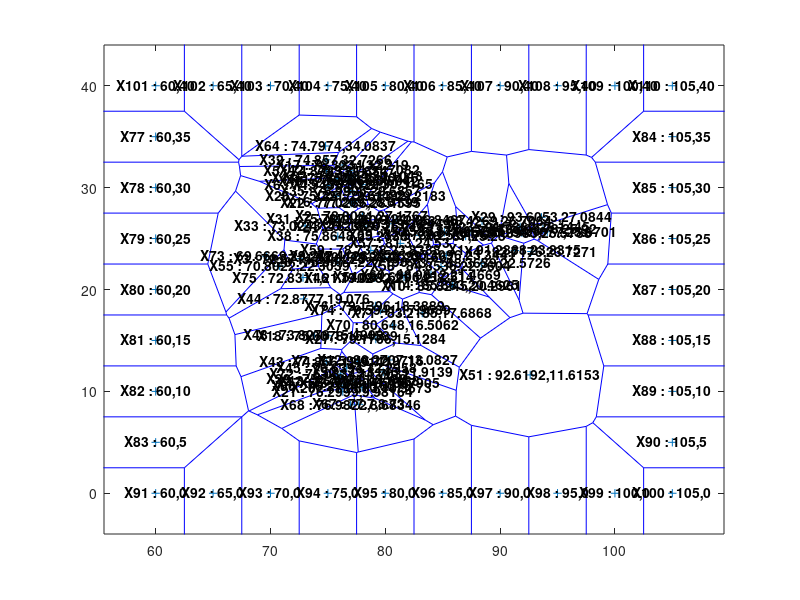

Here is the MATLAB script that generated this plot: (Note: this script raises an error after producing the figure.)
figure()
% Location (Latitude, Longitude) of Centers
X = [91.2867777	23.831457	;
78.0080745	27.1766701	;
72.5713621	23.022505	;
92.7176389	23.727107	;
74.8722642	31.6339793	;
74.9454745	30.210994	;
77.5945627	12.9715987	;
87	25.25	;
77.412615	23.2599333	;
85.8245398	20.2960587	;
76.7567368	30.7399738	;
80.2707184	13.0826802	;
76.9558321	11.0168445	;
85.8829895	20.462521	;
78.0321918	30.3164945	;
77.2090212	28.6139391	;
76.3234037	32.219042	;
75.007808	15.4589236	;
93.73	25.92	;
77.9802906	10.3673123	;
76.2998842	9.9816358	;
77.0266383	28.4594965	;
91.7362365	26.1445169	;
78.1828308	26.2182871	;
79.5129767	29.2182644	;
75.7216527	29.1491875	;
79.1766114	15.1283849	;
75.8577258	22.7195687	;
93.6053163	27.0843682	;
79.933333	23.166667	;
75.7872709	26.9124336	;
74.8570259	32.7266016	;
73.0243094	26.2389469	;
80.3318736	26.449923	;
76.9904825	29.6856929	;
94.1077	25.6701	;
88.363895	22.572646	;
75.8647527	25.2138156	;
75.78041	11.2587531	;
80.946166	26.8466937	;
75.8572758	30.900965	;
76.9313675	31.7081655	;
74.8559568	12.9141417	;
72.8776559	19.0759837	;
76.6393805	12.2958104	;
79.0881546	21.1458004	;
76.6547932	10.7867303	;
73.8278496	15.4909301	;
76.860565	30.6942091	;
85.144	25.611	;
92.619209	11.615309	;
79.8144722	11.9138598	;
87.466667	25.783333	;
81.6296413	21.2513844	;
70.8021599	22.3038945	;
85.309562	23.3440997	;
81.3	24.53	;
84.8535844	22.260423	;
78.7378068	23.838805	;
83.9811665	21.4668716	;
91.8932535	25.5787726	;
77.1734033	31.1048145	;
88.4268741	26.7083818	;
74.7973681	34.0836581	;
78.7046725	10.7904833	;
76.2144349	10.5276416	;
77.7	8.73	;
76.9821683	8.6834565	;
82.9739144	25.3176452	;
80.6480153	16.5061743	;
83.2184815	17.6868159	;
76.0833999	11.703206	;
69.6669324	23.2419997	;
79.5940544	17.9689008	;
72.8310607	21.1702401	;
79.1396338	18.3889254	 ;
60 35;
60 30;
60 25;
60 20;
60 15;
60 10;
60 05;
105 35;
105 30;
105 25;
105 20;
105 15;
105 10;
105 05;
60 0;
65 0;
70 0;
75 0;
80 0;
85 0;
90 0;
95 0;
100 0;
105 0;
60 40;
65 40;
70 40;
75 40;
80 40;
85 40;
90 40;
95 40;
100 40;
105 40];

voronoi(X(:,1),X(:,2))

% Assign labels to the points.
nump = size(X,1);
plabels = arrayfun(@(n) {sprintf('X%d : %d,%d', n, X(n,1), X(n,2))}, (1:nump)');
hold on
Hpl = text(X(:,1), X(:,2), plabels, 'FontWeight', ...
      'bold', 'HorizontalAlignment','center', ...
      'BackgroundColor', 'none');
  
dt = delaunayTriangulation(X);

[V,R] = voronoiDiagram(dt);

% Location (Latitude, Longitude) of Mandis
Y = [
93.7714464	25.8654824	;
84.6603307	25.5560443	;
77.949258	20.073989	;
74.9383153	17.4287331	;
74.1993043	30.1452928	;
72.78	24.48	;
79.4165048	26.7155368	;
79.8091	12.3959	;
78.1421905	27.2689973	;
75.713901	31.4329486	;
75.4715692	29.2822533	;
78.4471297	19.4230512	;
77.2728368	15.6322227	;
75.4985521	24.2321486	;
78.0080745	27.1766701	;
80.3227487	26.4329003	;
72.5713621	23.022505	;
71.9527304	22.3914318	;
75.827	30.678	;
74.7495916	19.0952075	;
79.2410128	25.8935522	;
92.7176389	23.727107	;
74.6399163	26.4498954	;
74.76	31.84	;
81.2534911	25.7012927	;
79.689499	26.0203301	;
74.7424852	32.8995235	;
76.2054416	17.5242162	;
75.0205283	17.882445	;
76.6	23.38	;
77	20.7	;
74.005428	19.5406298	;
76.3388484	9.4980667	;
76.5449647	10.6419924	;
72.8670819	18.6553938	;
80.9452724	26.904054	;
78.08	27.9	;
89.5271026	26.4918891	;
74.36	22.305	;
78.5031721	15.1344838	;
81.846311	25.4358011	;
76.3388484	9.4980667	;
77.4057855	23.2171371	;
77.2266653	15.3943076	;
76.345662	10.1075702	;
78.5027043	17.4980973	;
76.6345735	27.5529907	;
76.6345735	27.5529907	;
83.9	18.4167	;
77.75875	20.930385	;
76.0130784	30.46071	;
76.8485468	30.3610314	;
76.7766974	30.3781788	;
76.7699905	30.3880522	;
76.38	18.73	;
76.8259652	34.1490875	;
72.87	22	;
76.8259652	34.1490875	;
74.8722642	31.6339793	;
75.8926071	31.0793054	;
78.4673426	28.9043537	;
83.008781	17.686	;
72.951	22.556	;
83.2759219	27.1022603	;
81.3024603	21.184335	;
76.5054652	31.2344015	;
72.951	22.556	;
77.6005911	14.6818877	;
76.9064744	8.9300191	;
76.3753046	10.1849092	;
85.1510818	20.8444033	;
84.8815469	20.8817607	;
75.0538136	22.043094	;
72.99455	22.39127	;
73.0151984	21.6264236	;
75.43	15.43	;
77.106716	11.2321032	;
77.6904744	27.4583916	;
77.0613027	8.4143482	;
76.256111	13.313889	;
77.4182234	24.381131	;
75.6948288	11.6575643	;
76.8923768	29.4949184	;
86.9523954	23.6739452	;
86.99	23.68	;
77.7318495	24.5775148	;
76.715972	23.0180474	;
80.5743969	25.2867411	;
76.2800859	28.1056349	;
85.6306396	20.5173954	;
76.5329523	9.6679	;
80.6604364	27.1731576	;
83.775678	21.3690304	;
79.52	26.47	;
75.3433139	19.8761653	;
84.37	24.75	;
78.4837189	27.4426079	;
77.1772288	28.7031438	;
83.1859458	26.0737044	;
76.9844677	30.0755238	;
80.7048084	25.5503485	;
71.304167	21.844167	;
78.4037329	28.2636806	;
81.112712	26.471033	;
77.5644966	24.976938	;
79.1205419	28.0337088	;
75.3773549	23.0504394	;
75.2335788	23.0207891	;
75.2335788	23.0207891	;
75.815833	23.791111	;
74.9	22.03	;
74.9	22.03	;
75.6557206	16.1725355	;
75.6958	16.1817	;
77.7981834	13.784605	;
75.0940031	30.6856791	;
84.9219115	20.0764351	;
78.2675478	28.3540864	;
70.0172075	23.1379042	;
77.7795513	20.9374238	;
78.5300000	19.6700000	;
87.8279577	26.2643148	;
76.92	28.68	;
79.4956974	28.7780401	;
81.6	27.58	;
74.867	15.817	;
76.3000419	31.0578788	;
80.1838293	21.812876	;
86.2202962	23.0943913	;
77.3255963	28.3421598	;
84.1487319	25.7584381	;
82.1768018	27.4297064	;
85.1129236	20.1783322	;
84.0867636	19.3939238	;
78.225545	15.3181028	;
77.4831032	22.4729995	;
80.333333	25.483333	;
77.1270323	32.0255166	;
75.9970994	31.1826479	;
77.5945627	12.9715987	;
80.2126756	26.8917079	;
78.1349748	13.1267178	;
78.5348565	22.7690544	;
84.8958731	22.0963519	;
87.0650019	23.2290173	;
79.82127	27.9245892	;
76.6991907	30.5593402	;
77.083787	29.3384021	;
81.19	26.9400001	;
92.7171403	23.732685	;
88.351802	22.587092	;
74.58	18.15	;
77.0401544	30.2120078	;
88.144998	22.3425873	;
77.2606149	29.0998902	;
79.4304381	28.3670355	;
78.2307517	23.0056265	;
83.62	21.33	;
83.5949262	21.1901408	;
86.7504372	21.3411692	;
86.72	21.94	;
74.6524859	30.5379151	;
75.5467979	30.3819446	;
88.4040291	22.144201	;
75.6941478	18.2333856	;
88.6680652	22.3137155	;
78.732033	25.3748314	;
75.9056753	29.3641876	;
75.9056753	29.3641876	;
76.949722	17.872778	;
76.4042404	30.6861187	;
82.7633133	26.8176796	;
75.2028	31.8186	;
74.9454745	30.210994	;
75.3216488	33.1215891	;
77.2893606	26.9158088	;
79.1463868	29.1585345	;
78.3359475	23.6011232	;
86.13	25.42	;
75.618611	28.628333	;
88.5886864	26.591367	;
74.4976741	15.8496953	;
76.9214428	15.1393932	;
75.8571	13.1629	;
77.4314466	23.6278576	;
85.95	23.783333	;
70.7034651	21.5548528	;
86.849928	21.735503	;
84.502778	26.801389	;
77.9011842	21.9108031	;
79.2986668	27.2178783	;
75.3266416	30.4742716	;
86.4958396	21.0582737	;
75.702	13.84	;
79.1145675	20.1003298	;
87	25.25	;
75.0932352	30.4811084	;
77.2183652	18.0503666	;
84.58	19.93	;
77.489515	27.216981	;
79.23	26.75	;
79.23	26.75	;
80.1569337	25.82897	;
72.9958748	21.7051358	;
81.4855648	25.5597967	;
72.1519304	21.7644725	;
76.0370947	30.2640601	;
83.17	19.9	;
83.1702597	19.908019	;
79.4956974	28.7780401	;
82.5680309	25.38727	;
70.7034651	21.5548528	;
75.9628596	21.8681333	;
75.5342579	30.0582031	;
83.4456801	17.8875169	;
78.7883	26.5642	;
73.0482912	19.2812547	;
76.1335112	28.7990445	;
75.6382657	31.5561195	;
77.412615	23.2599333	;
77.412615	23.2599333	;
75.0903154	30.213222	;
69.6669324	23.2419997	;
75.5058321	31.5423237	;
75.7107996	29.5364802	;
77.1456402	31.8842653	;
77.1513924	31.8848538	;
75.77	21.05	;
76.9113222	23.9185649	;
80.7107769	22.45277	;
77.519722	17.92	;
86.9877422	25.7330441	;
85.5148735	25.1982147	;
84.8698081	25.5633231	;
75.710031	16.8301708	;
75.1377551	27.0778206	;
80.901416	26.7426394	;
73.3	28.01	;
82.1391412	22.0796251	;
76.7625073	31.3429426	;
77.3008506	30.2998007	;
75.6546595	31.0501545	;
72.9777738	20.7690264	;
78.9063483	28.1282088	;
77.0315596	24.1874988	;
80.6	26.03	;
87.8426967	24.3575023	;
84.0458176	20.8681552	;
91.2816811	23.6739542	;
93.7598288	24.6303603	;
87.32	23.08	;
87.32	23.08	;
75.9007435	21.0173325	;
86.17	23.63	;
86.1700894	23.6388375	;
83.4842725	20.7074234	;
87.6827676	23.6686892	;
84.9306603	21.8114258	;
90.56	26.48	;
72.896708	22.4171034	;
71.6684269	22.1704232	;
84.3271305	20.828446	;
75.5541854	29.9266932	;
77.8498292	28.406963	;
74.1978786	34.4476837	;
87.8614793	23.2324214	;
76.2224273	21.3193875	;
76.2224273	21.3193875	;
92.8577105	24.7821253	;
83.8380216	26.5268623	;
85.8025373	22.5474364	;
77.0097157	31.5663988	;
88.516667	23.083333	;
88.4677889	22.9694489	;
86.7164863	22.4733583	;
86.72	22.48	;
75.4402993	11.8559282	;
76.3336779	10.3080272	;
75.02	20.47	;
76.65	14.32	;
76.9437312	11.9261471	;
76.1258083	32.5533633	;
76.4129198	30.8927397	;
93.3281929	23.4565708	;
85.6666046	22.0649923	;
85.5689288	21.8244308	;
86.7436951	20.7739916	;
78.7796105	28.4480507	;
76.7794179	30.7333148	;
76.7794179	30.7333148	;
81.2229672	27.5112073	;
79.3	19.95	;
79.3	19.95	;
74.244444	20.329167	;
77.205	12.653	;
76.3898637	12.9000208	;
76.3075	9.848056	;
79.7501005	25.4018785	;
78.398524	27.926672	;
76.718056	8.856667	;
86.3313382	20.5856248	;
79.2479342	22.0528825	;
76.0188816	10.5833096	;
76.279681	28.6004211	;
76.33395	30.0477	;
76.3463624	30.0468116	;
76.35	10.7	;
76.6110845	9.3183275	;
80.2707184	13.0826802	;
76.3365377	9.6836368	;
78.3088258	17.3404791	;
77.4974416	30.2919979	;
77.358231	30.244881	;
76.2734364	23.4819526	;
84.7498886	25.7795649	;
79.4998985	27.1499944	;
79.4998985	27.1499944	;
78.9381729	22.057437	;
78.9381729	22.057437	;
79.4998985	27.1499944	;
77.72	13.43	;
75.7754018	13.315258	;
78.0551384	13.4019689	;
83.568301	18.3105327	;
78.816667	25.566667	;
73.7433727	24.7056763	;
74.6269216	24.8887435	;
84.0008772	25.7348119	;
82.9340217	17.8313806	;
75.72	27.17	;
75.72	27.17	;
75.3031435	21.2472081	;
83.626312	26.6202242	;
82.2569717	26.3032692	;
77.751	30.035	;
78.8241339	14.4673541	;
78.3324512	25.8907463	;
74.7341349	29.948049	;
90.224213	25.7582239	;
77.55621	28.5461902	;
74.2531465	22.8379314	;
74.2531465	22.8379314	;
84.07	24.03	;
79.4421731	23.8380986	;
79.4421731	23.8380986	;
85.0493253	25.6206672	;
77.55	28.35	;
77.553344	28.3476974	;
85.896004	26.111868	;
88.2626751	27.0360066	;
75.6637375	31.813226	;
79.4	28.03	;
78.4609393	25.6653262	;
75.9238397	14.4663438	;
72.1906721	24.2585031	;
78.0321918	30.3164945	;
84.73	21.53	;
86.7	24.48	;
79.02	23.4	;
75.0304481	32.0321859	;
76.8428	30.5872	;
77.053568	19.5775185	;
79.1830693	13.6936571	;
81.0616662	26.834648	;
79.1003289	13.2171760	;
72.8967080	22.4171034	;
84.9306603	21.8114258	;
91.0040547	26.3304209	;
77.68	29.7	;
76.06	22.96	;
76.06	22.96	;
75.47	22.22	;
78.5062002	29.3058279	;
75.58	30.28	;
86.4303859	23.7956531	;
76.6210539	29.8853701	;
76.8994421	31.5512184	;
78.25	28.97	;
75.3024655	22.6012922	;
76.5698027	9.5204474	;
75.2333	30.95	;
77.0190228	30.8994362	;
71.0252571	21.326649	;
71.1635492	21.4116742	;
75.323245	31.958504	;
75.007808	15.4589236	;
92.5	26.7	;
85.6	20.67	;
75.35	31.52	;
92.47	26.47	;
72.4435674	22.7428431	;
72.4435674	22.7428431	;
72.4435674	22.7428431	;
77.8727193	15.395984	;
70.449915	21.73367	;
74.7748979	20.9042201	;
75.87	30.37	;
88.2	22.2	;
79.556667	26.635833	;
94.9119621	27.4728327	;
84.5667665	19.3777377	;
93.73	25.92	;
75.4636031	32.1265656	;
77.9802906	10.3673123	;
73.833056	20.2	;
81.0768455	22.9417931	;
73.8312869	20.2021444	;
75.2624898	29.4609824	;
78.2561578	28.2090551	;
77.5389069	13.2927263	;
83.52	26.26	;
76.0333885	30.8039183	;
76.5285913	30.1537047	;
83.2385559	24.2154062	;
87.25	24.27	;
83.5509886	21.0475445	;
87.3119227	23.5204443	;
74.65	29.45	;
81.0952431	16.7106604	;
81.0952431	16.7106604	;
81.0952431	16.7106604	;
88.1410967	25.0108408	;
76.2998842	9.9816358	;
78.66	27.56	;
79.0046898	26.8117116	;
76.5608746	9.6703602	;
82.15	26.77	;
89.2	26.533333	;
77.3177894	28.4089123	;
74.7395591	30.678187	;
79.5940544	27.3826126	;
76.8227916	28.4489896	;
75.45	29.52	;
78.3074027	27.0221711	;
80.8099941	25.9200736	;
74.9617924	27.9950204	;
77.6679292	27.0945291	;
77.67	27.1	;
74.0279621	30.4036478	;
74.103441	30.5023197	;
74.6224755	30.9107385	;
74.9764024	31.1295388	;
78.3957574	27.1591006	;
75.9586615	31.1448666	;
87.2666121	26.2992736	;
73.008265	19.073728	;
75.6380337	15.4324651	;
79.4	28.98	;
78.9146798	21.954068	;
79.6923047	27.009104	;
78.5608248	17.4043526	;
83.7995617	24.1548982	;
78.221667	23.412222	;
82.947467	17.7876984	;
88.1923843	25.2108593	;
77.0180345	29.1349669	;
75.0105028	19.6975252	;
77.2606305	29.7788493	;
77.263	29.781	;
77.926303	23.8514645	;
78.9373099	27.7345321	;
78.941667	27.732778	;
76.1333	31.2167	;
76.038473	31.3679269	;
76.0389032	31.3664291	;
76.0733998	31.2968556	;
90.0233208	25.5858693	;
89.9655224	26.0916341	;
84.999431	24.7954523	;
78.305268	27.9544223	;
75.0713355	31.594682	;
75.0523992	31.5856485	;
76.6110085	30.3320205	;
76.97	29.54	;
87.72	22.67	;
77.4537578	28.6691565	;
78.7931991	27.1870036	;
73.8801301	19.440431	;
74.67	30.2	;
86.2869507	24.1821391	;
90.62	26.17	;
83.8419989	21.4159983	;
87.2135177	24.8255215	;
73.6142795	22.7788044	;
78.4341159	26.445434	;
76.7	29.13	;
93.97	26.52	;
80.47	28.08	;
81.9618968	27.1339913	;
70.792297	21.9619463	;
78.6654033	18.1765344	;
88.2000000	22.2000000	;
74.9146364	30.3191305	;
74.9025723	30.3089231	;
75.9276	12.1833	;
86.6170131	21.0110809	;
82.4346498	25.2823381	;
83.3731675	26.7605545	;
75.95213	21.6763991	;
75.77	31.13	;
75.777846	31.1240175	;
91.73	26.54	;
83.9001366	21.426841	;
79.4844499	23.039731	;
77.5169572	13.6111591	;
76.94	13.31	;
82.8048087	17.7677955	;
87.5420579	25.7871464	;
77.7936081	28.5902291	;
84.5379455	23.0441295	;
77.32	24.65	;
76.6927259	11.8083459	;
83.1146324	19.6090906	;
77.3736238	15.1674091	;
83.82	19.08	;
75.4	32.0333	;
77.0266383	28.4594965	;
74.416383	30.717046	;
77.5405354	29.964752	;
78.05	27.6	;
76.3014896	22.7699757	;
88.6639591	22.8488542	;
92.5638055	24.6811018	;
87.5346402	25.577045	;
78.2832069	29.2930115	;
79.5129767	29.2182644	;
76.5213092	31.6861745	;
80.15	25.95	;
76.3444587	31.7785034	;
76.7026255	14.7375271	;
76.8259652	34.1490875	;
75.97	29.1	;
77.7758825	28.7305798	;
75.98	14.8	;
77.0996085	22.3355446	;
80.12	27.42	;
80.8999622	27.7164905	;
78.1642478	29.9456906	;
77.2893606	12.3976785	;
76.4534165	9.2815315	;
77.5017428	22.502285	;
78.28	28.72	;
76.0995519	13.0068142	;
77.0729954	29.0553352	;
77.2318934	28.0359281	;
75.403889	14.793889	;
85.3691068	23.9966213	;
76.8663307	17.8433951	;
72.9639461	23.6036268	;
85.2023569	20.6131143	;
84.75	19.48	;
75.7216527	29.1491875	;
77.37	27.9	;
76.181272	14.0504576	;
76.2467352	12.7869166	;
75.6469934	14.2342499	;
75.911483	31.5143178	;
75.92	31.53	;
77.8	13.07	;
76.3909241	15.2688542	;
90.9800692	26.4232202	;
88.2636394	22.5957689	;
75.0830157	15.3994715	;
77.13	17.77	;
76.29	12.31	;
76.6672602	30.1170485	;
93.95	24.82	;
75.03	18.12	;
80.9461592	26.8467088	;
75.8577258	22.7195687	;
75.8577258	22.7195687	;
77.0541183	29.8811462	;
76.2093715	10.3446664	;
75.5538712	11.9869254	;
88.2	26.266667	;
76.8519159	29.27698	;
77.753544	22.6054858	;
79.933333	23.166667	;
79.933333	23.166667	;
80.5014703	25.9159921	;
77.2969204	30.1680858	;
76.3376786	14.5200883	;
86.1706221	20.2548998	;
80.097601	16.892	;
77.60167	26.86293	;
75.48	30.78	;
86.2969422	26.2674009	;
80.3575128	26.1047151	;
78.1048716	28.4043066	;
84.083333	25.05	;
75.7872709	26.9124336	;
70.9083443	26.9157487	;
86.33	20.85	;
75.8228899	29.7994702	;
74.2542365	30.6004227	;
79.6558242	27.7180417	;
75.8800305	19.8296893	;
75.5761829	31.3260152	;
75.5761829	31.3260152	;
75.5761829	31.3260152	;
79.35	26.15	;
87.2269973	21.8038883	;
75.566711	20.997984	;
75.566711	20.997984	;
72.6253763	25.3444799	;
88.73	26.52	;
88.7258658	26.5288728	;
75.2917512	16.5043199	;
75.312064	18.7380109	;
78.3899108	14.8474197	;
70.05773	22.4707019	;
86.2028754	22.8045665	;
77.0996085	22.3355446	;
78.4374024	17.3787821	;
78.4374024	17.3787821	;
86.8170132	23.9505496	;
88.1047287	24.4589833	;
83.5576478	25.6540508	;
75.8294273	26.9330364	;
75.1259641	23.6375958	;
78.5689242	26.869655	;
78.7755509	28.838808	;
71.2017779	22.0356088	;
83.0441927	21.7198944	;
78.82668	29.2783336	;
81.7766514	25.2816904	;
78.9	26.88	;
85.7058693	20.1703784	;
82.6987002	25.7490034	;
74.85	24.6	;
74.5902635	17.8797159	;
81.5473014	26.2661092	;
76.38	24.02	;
70.8927307	23.0000614	;
82.573056	18.865278	;
82.3233761	19.1400844	;
74.5920921	22.769666	;
76.6571775	28.6079115	;
74.1643497	23.0981684	;
78.5684594	25.4484257	;
84.03	21.85	;
79.7357812	26.5622301	;
85.5689288	21.8244308	;
76.316667	29.316667	;
74.57	22.42	;
73.0243094	26.2389469	;
73.0243094	26.2389469	;
77.8072373	26.3440501	;
94.22	26.75	;
92.2089109	25.450902	;
75.9434209	28.63576	;
70.4578768	21.522184	;
82.9405172	19.8620964	;
76.8735374	29.6509413	;
73.88	19.2	;
74.1103235	19.1770234	;
73.9185624	19.2350449	;
76.1782115	31.8376646	;
75.0815557	18.8961089	;
79.837296	25.9852907	;
76.0111179	13.5533476	;
77.6163803	26.3013729	;
76.38	29.8	;
82.2474648	16.9890648	;
82.7751622	19.8717147	;
75.15	32.01	;
74.9747614	29.822711	;
76.2899071	23.4136273	;
76.24575	29.67421	;
88.326962	25.633071	;
75.6775363	11.6863255	;
78.91796	21.232102	;
88.37	23.22	;
76.0661527	11.5833985	;
79.7483995	26.1209624	;
73.2735875	18.2913574	;
73.1305395	19.2403305	;
77.1	14.55	;
88.4345078	22.9750855	;
73.6212417	24.9068162	;
85.5560635	20.9228602	;
78.662567	14.608384	;
79.6319636	27.2590797	;
79.1900834	21.2275312	;
77.4198823	12.5462442	;
84.0167423	20.1342042	;
76.2691006	32.0998031	;
76.6492869	32.0521085	;
76.598931	31.898615	;
75.8512167	32.281673	;
76.3789037	32.1053971	;
74.3904976	34.2168043	;
75.09	12.3	;
76.7894349	9.5572705	;
75.13	20.27	;
79.9136731	27.0514156	;
76.7423094	22.6630638	;
75.3703662	11.8744775	;
80.3318736	26.449923	;
82.9205737	20.4639112	;
83.15	20.72	;
73.07	23.02	;
75.38	31.38	;
74.2003231	17.2759841	;
85.9738752	21.7633498	;
79.062222	22.933611	;
78.1279359	25.456807	;
75.7974636	22.2787489	;
92.35	24.87	;
79.1396338	18.3889254	;
88.6265475	23.9742977	;
73.3277223	18.9192249	;
75.0253014	18.4752137	;
75.1953934	18.4044833	;
77.2153889	28.6380264	;
76.9904825	29.6856929	;
80.9017155	25.2027658	;
74.13	14.8	;
75.201229	12.4386702	;
78.649785	27.8129344	;
78.9618845	29.2104232	;
83.8807729	18.8577644	;
86.8947789	22.9679581	;
75.611128	22.120897	;
79.804459	21.7704644	;
75.5218468	32.3775789	;
87.5718609	25.552048	;
72.9911677	22.9003143	;
80.4072255	23.8308453	;
80.4072255	23.8308453	;
79.1375374	12.9796167	;
77.1137324	8.4938457	;
77.116864	9.7568348	;
88.13	23.65	;
79.3296565	27.5540047	;
76.515156	9.1843659	;
86.4288534	20.4969108	;
82.9405172	19.8620964	;
78.0666670	17.8333330	;
86.476908	20.4294603	;
86.1459216	20.4685824	;
86.058333	20.1375	;
79.9065587	22.3702354	;
85.684578	21.5151196	;
85.8346098	21.4993017	;
85.5689288	21.8244308	;
70.2492882	21.2997164	;
77.0809093	28.6518338	;
83.23	20.2	;
75.2797544	23.4215674	;
81.1035342	25.7720835	;
86.471111	25.506111	;
77.8424456	27.9391956	;
77.819014	26.9425734	;
76.6441591	27.8011636	;
83.07	26.78	;
76.35	30.82	;
72.6189845	22.3180817	;
72.6189845	22.3180817	;
80.6326916	17.6350961	;
76.11045	29.837	;
76.1116997	29.8376986	;
76.352571	21.8257334	;
76.352571	21.8257334	;
78.1270298	25.0320704	;
76.3087282	28.3302908	;
76.2112286	30.697852	;
76.6413581	30.7488819	;
75.6149893	21.8335244	;
82.762337	20.2866522	;
82.509	20.899	;
92.13	26.52	;
92.1352039	26.5096965	;
77.731	29.276	;
79.9696277	28.9209151	;
76.9067598	22.5918286	;
73.3968136	17.7195516	;
73.8883068	18.8538552	;
77.2806207	28.8644717	;
77.0337548	27.2065212	;
74.586944	21.673333	;
76.5806097	24.0444612	;
76.861667	22.166667	;
76.6224981	23.7871632	;
85.2774207	23.0797595	;
85.28	23.07	;
77.851781	28.252222	;
77.8538797	28.2513538	;
79.5	28.92	;
78.2077368	29.4994214	;
87.937222	26.079444	;
82.582143	25.6122208	;
85.6	24.47	;
76.1958429	10.2093879	;
76.1958429	10.2093879	;
76.647047	10.6632346	;
94.1077	25.6701	;
78.3167	15.2333	;
87.87	22.43	;
78.1325611	13.1357446	;
77.6106512	25.2242588	;
74.2448662	16.6913076	;
74.2289376	16.6983718	;
73.9315733	16.920421	;
76.6141396	8.8932118	;
77.1111214	12.1536786	;
76.6907753	10.6139109	;
79.15	25.98	;
75.9642587	11.1458405	;
83.57	26.02	;
74.4790898	19.8916791	;
75.3630796	13.5288647	;
82.7123327	18.813487	;
82.712372	18.812071	;
82.850778	18.7111699	;
74.1607179	17.6966354	;
77.4371184	27.7873022	;
76.4852265	28.3968505	;
75.8647527	25.2138156	;
78.5269027	29.7524013	;
76.6350827	10.0601903	;
83.1908216	17.8908652	;
75.1290781	30.952184	;
74.811534	30.5913084	;
75.9988311	11.000112	;
76.7720205	9.0009187	;
76.5221531	9.5915668	;
81.7333	17.0167	;
80.1913883	13.0691658	;
75.78041	11.2587531	;
75.7596233	13.2370691	;
84.3489467	21.7427571	;
74.7556518	22.2068295	;
75.018031	33.6449908	;
77.1094597	31.957851	;
77.1469766	32.1160563	;
77.05	24.37	;
74.6899917	13.6315963	;
77.080278	29.715833	;
76.57	30.83	;
79.9892034	25.9801059	;
77.0247361	23.5113515	;
75.4221007	18.0963477	;
75.4024228	17.9145128	;
78.0372792	15.8281257	;
76.5632726	9.7584412	;
78.038333	24.117222	;
75.795284	29.0848758	;
78.9443807	26.193891	;
80.77	27.95	;
86.094444	25.167778	;
79.6	22.6	;
78.6994326	14.1831779	;
78.021482	29.7538434	;
82.3591012	25.0166651	;
78.4120206	24.6878597	;
76.800556	30.486667	;
93.963612	24.8207507	;
92.95	25.916667	;
74.24	20.15	;
75.8647527	25.2138156	;
80.9788187	21.4195368	;
74.1093141	20.0799646	;
78.1684973	26.1973344	;
75.0107765	19.9267616	;
84.5	23.75	;
75.81	29.94	;
74.1558712	23.0088266	;
76.596667	22.5925	;
84.68	23.43	;
75.8040022	28.426706	;
75.211099	31.16132	;
74.1861821	18.041706	;
80.946166	26.8466937	;
75.8572758	30.900965	;
92.7655358	22.8670691	;
73.9506774	19.002237	;
76.2	30.91	;
81.13	16.17	;
77.05	12.5849	;
76.2269095	10.4793092	;
80.3667	16.9167	;
80.15	27.12	;
79.186944	26.276111	;
86.0715474	26.3468544	;
77.21	13.66	;
86.6480173	24.2653802	;
75.7381856	12.4244205	;
76.8014102	29.4032893	;
78.1197754	9.9252007	;
77.9367409	25.700458	;
80.2316723	16.8200832	;
77.9938497	24.5786275	;
79.8724168	25.2920964	;
80.475757	27.6537759	;
71.7563169	21.0902193	;
71.7663746	21.093274	;
80.3449831	27.7172982	;
79.02	27.23	;
79.0249516	27.2284986	;
74.9764024	31.1071528	;
77.2462628	24.0641223	;
74.5100291	20.5547497	;
74.3411515	20.4284454	;
75.8882508	30.5232076	;
81.8825279	18.3435863	;
81.983333	18.283333	;
76.2162709	20.886483	;
74.6506108	30.9887039	;
74.499	30.19	;
77.9424531	13.0034948	;
74.4188535	30.8704981	;
70.9739982	31.2843765	;
75.140385	24.4748048	;
75.0873956	22.2366679	;
76.9313675	31.7081655	;
77.1783026	31.7832172	;
80.3713855	22.5979218	;
75.0692952	24.076836	;
76.9	12.52	;
80.5687692	16.4349096	;
74.8559568	12.9141417	;
77.879602	29.7920979	;
70.12	21.12	;
76.1199677	11.1202984	;
74.4366016	20.2511789	;
76.5343721	9.3171351	;
75.38	29.98	;
72.6565084	23.4349854	;
73.8124984	15.6002273	;
73.82	15.6	;
77.673673	27.4924134	;
83.5586445	25.9496379	;
80.12	25.68	;
75.2317403	30.064585	;
79.1379196	25.2432171	;
77.9204938	29.0969563	;
87.319	22.424	;
77.7064137	28.9844618	;
76.2963954	28.9658949	;
75.4723411	31.0473273	;
72.616569	22.9991066	;
81.133333	27.3	;
83.4019725	26.1808952	;
72.3693252	23.5879607	;
72.4413484	23.4398032	;
72.5637104	23.4801066	;
75.1107527	16.3896542	;
75.7565273	22.5524372	;
87.3076705	22.4252632	;
87.319	22.424	;
81.25326	28.0684749	;
82.5644344	25.1336987	;
80.52	27.43	;
75.1717093	30.8164603	;
83.0166672	25.120127	;
80.213534	27.9546524	;
91.3710402	23.9653997	;
76.1428231	28.2570971	;
76.1461316	28.3507092	;
77.304441	8.1987185	;
75.6403245	13.1365287	;
75.8866	29.8196	;
76.583	9.967	;
70.8236195	22.8119895	;
94.3013043	24.251281	;
78	26.5	;
76.5	30.79	;
78.95	25.72	;
84.916667	26.65	;
82.1903963	25.6579775	;
75.6168408	31.9562897	;
75.616448	31.9490093	;
82.8413782	19.4305468	;
75.9874814	11.3286386	;
74.515	30.475	;
78.3940737	13.1666533	;
77.0622028	30.2449735	;
78.2571256	21.7751821	;
76.3203091	23.5723229	;
72.6565084	23.4349854	;
75.0692952	24.0768360	;
78.0081221	16.7375089	;
78.5522296	17.3457176	;
78.1684973	26.1973344	;
72.8776559	19.0759837	;
78.1849427	25.4847842	;
86.465	25.381	;
77.0595248	10.0889333	;
77.6922635	28.505583	;
77.4988753	28.7703752	;
77.5	28.78	;
79.7988084	25.6653084	;
77.15	30.2	;
85.3647201	26.1208876	;
77.7085091	29.4726817	;
78.7294044	14.7301846	;
80.6382413	16.7638263	;
76.6600415	12.262159	;
81.4992884	27.8674709	;
81.5	27.87	;
82.212	19.665	;
76.1451904	30.3736743	;
88.7530076	22.7059105	;
72.87	22.7	;
72.8604097	22.6710743	;
77.2031493	27.2144024	;
76.76	12.82	;
73.740924	27.1991222	;
78.4326638	29.4426409	;
79.0881546	21.1458004	;
78.4112384	14.4483487	;
77.295483	30.5599327	;
78.3446003	29.6127789	;
75.4817733	31.1270186	;
91.4410527	26.4446185	;
76.2363989	23.8356771	;
76.8598442	31.2568523	;
72.9276008	18.3855337	;
76.459722	20.833333	;
78.4830934	15.4785694	;
76.5748309	30.2547879	;
76.680093	12.1199769	;
77.42	29.71	;
77.127778	30.476389	;
80.0479039	16.2353506	;
77.0917838	28.8539597	;
76.1014781	28.0657961	;
76.15	29.22	;
75.4570493	32.2944367	;
81.6966198	16.4329833	;
77.1	23.7	;
79.2	22.95	;
74.8843371	32.6759635	;
76.1145993	29.5910963	;
73.8242621	19.906167	;
73.7898023	19.9974533	;
77.2087364	22.6063673	;
83.0927827	27.2990659	;
76.5863882	30.7081422	;
83.42	27.43	;
73.7946403	21.1616527	;
82.13	26.87	;
85.53	24.88	;
76.0391909	31.0912954	;
76.0029221	31.0662431	;
76.1114919	31.1210881	;
75.8926071	31.0793054	;
82.55	19.23	;
77.002778	8.603333	;
77.004626	8.6080226	;
77.151389	9.843056	;
75.9724491	11.3475685	;
75.783	27.738	;
74.87	24.45	;
80.0506	17.1	;
79.986456	14.4425987	;
74.9281063	19.5511772	;
74.9280051	19.5679175	;
76.9696275	29.5413791	;
76.860565	30.6942091	;
76.5704967	28.8875862	;
77.0871199	8.401648	;
76.736538	29.8403836	;
75.2799884	30.5927402	;
86.7567219	21.4618792	;
76.9326167	29.8374476	;
86.0070547	20.0536724	;
76.9931074	17.3876754	;
80.0101724	15.4024446	;
76.7625073	29.6923819	;
82.55	19.23	;
74.3221329	31.5741572	;
94.105556	27.241389	;
75.1870044	33.6056025	;
76.9931074	28.1023894	;
80.85	16.78	;
80.049922	15.5057232	;
79.4478858	26.00864	;
79.47	25.98	;
76.0419409	18.1860659	;
82.3506142	24.1365181	;
73.6256574	29.707549	;
83.07	21	;
73.0847979	22.2394372	;
87.85	24.63	;
87.8500644	24.6336908	;
76.6829278	9.7137531	;
76.6547932	10.7867303	;
76.5362526	32.1108599	;
76.9513432	8.5027684	;
72.7655184	19.6935581	;
73.3234478	25.7710893	;
75.38	19.48	;
75.3849382	19.4776906	;
77.3320262	28.1487362	;
76.6441591	9.5656567	;
73.8278496	15.4909301	;
76.860565	30.6942091	;
76.93	30.83	;
82.6461419	27.5181738	;
76.6642853	12.4928616	;
76.2203908	21.6948417	;
75.3237262	17.6745535	;
77.5864913	22.9995401	;
77.4960078	16.7445112	;
77.4960078	16.7445112	;
73.7409240	27.1991222	;
78.52	21.6	;
83.7205777	20.8765848	;
76.9635023	29.3909464	;
84.8033402	22.2375766	;
77.6020569	30.445283	;
77.62	30.45	;
75.8507818	11.060506	;
77.1519902	8.3438981	;
76.776665	19.2609958	;
77.4782623	13.8610632	;
77.933333	28.983333	;
76.5761714	33.778175	;
76.8259652	34.1490875	;
84.214624	18.8583919	;
74.438	19.003	;
83.4267518	18.7817162	;
73.9	17.37	;
72.1266255	23.8493246	;
76.778212	28.3255049	;
83.4610207	22.5563659	;
75.6421121	32.2643375	;
75.18	19.17	;
76.38	30.34	;
85.144	25.611	;
85.1740432	25.6119288	;
85.1740462	25.6119286	;
76.0486	29.9577	;
76.1964852	10.8067836	;
86.5661006	20.5854927	;
74.86	31.28	;
77.5007186	15.3968177	;
77.27	14.1	;
81.7765233	27.4075094	;
73.5378	26.3856	;
76.58	29.98	;
73.0966019	18.734888	;
81.7445167	16.6547241	;
77.5973233	14.0844312	;
75.7564492	11.5639505	;
76.23	10.98	;
76.4821849	10.131939	;
77.216085	10.6776201	;
72.801351	22.4836145	;
72.801351	22.4836145	;
74.7966079	23.0122956	;
75.7708013	31.2240198	;
75.7894716	31.0130661	;
75.8926071	31.0793054	;
78.188611	25.178333	;
79.8	28.63	;
79.8128649	28.6207939	;
73.9873787	20.1699678	;
74.0079781	20.0142305	;
78.3486781	22.7622132	;
76.9376587	28.8605165	;
74.8682569	22.1376243	;
76.4919511	9.8730715	;
76.098651	12.3373606	;
77.3640257	25.5409269	;
81.6432353	17.2478932	;
77.3697672	10.9729427	;
78.36924	26.672873	;
76.8987284	8.619466	;
91.5129375	26.103982	;
81.9452981	25.8973038	;
74.7787387	24.0316509	;
79.8380778	26.2266671	;
78.2263388	14.4222318	;
76.5761714	33.778175	;
76.8259652	34.1490875	;
76.926	9.017	;
76.55	29.75	;
73.8567437	18.5204303	;
73.9260261	18.5089197	;
73.8506427	18.5699361	;
73.7997094	18.6297811	;
77.2054992	27.8619041	;
80.1477341	28.5129459	;
85.612648	19.7888877	;
86.365208	23.3320779	;
80.771321	26.4566318	;
83.55227	18.091992	;
75.39	31.82	;
75.7	11.43	;
79.5659633	25.6021251	;
77.149294	30.0271643	;
72.6417265	23.292206	;
74.483333	19.716667	;
74.6488264	19.392678	;
73.9910835	17.6444523	;
74.6644786	19.3715327	;
74.6851893	19.2988489	;
81.25	26.23	;
77.37	16.2	;
75.6	30.65	;
77.02052	30.5818	;
84.3410586	21.0741608	;
77.8	23.33	;
81.8040345	17.0005383	;
79.1563718	14.1965314	;
76.7278803	24.0078819	;
70.8021599	22.3038945	;
76.5761714	33.778175	;
76.8259652	34.1490875	;
73.5030517	21.8715143	;
76.5939516	30.483997	;
82.0325401	16.8372408	;
74.961948	29.950398	;
77.3	12.72	;
79.163319	12.94425	;
75.3	15.95	;
85.521111	23.628333	;
88.3237169	22.5739284	;
79.1264997	29.3947643	;
79.0249516	28.7893041	;
75.243056	30.281944	;
75.8926071	31.0793054	;
77.452	29.805	;
88.5639352	23.17405	;
77.6005911	14.6818877	;
78.3692400	26.6728730	;
88.4146663	22.7161353	;
85.309562	23.3440997	;
83.3955506	18.1066576	;
75.6167	14.6167	;
74.8360918	29.5255162	;
74.7388276	29.5276174	;
70.6447369	23.5729757	;
82.2719086	26.6719369	;
75.58	29.68	;
75.0376325	23.3341696	;
75.0376325	23.3341696	;
73.3423746	16.985121	;
75.58	29.68	;
81.9998367	17.4986709	;
76.8546505	14.696869	;
83.42	19.17	;
83.4987493	19.6211504	;
75.23	31.54	;
74.8448648	33.090954	;
77.8052767	25.9746655	;
76.9464633	27.7873427	;
76.616667	28.183333	;
78.2676116	30.0869281	;
81.6059142	27.6885918	;
83.0683519	24.6850005	;
83.07	24.7	;
76.5796	28.8909	;
77.8880002	29.8542626	;
76.5230234	30.9659168	;
81.75	26.75	;
79.4	28.98	;
79.900592	26.4820748	;
77.4070144	26.2469802	;
77.95	17.6167	;
77.2167	30.3833	;
74.5844061	30.7071928	;
81.3536914	26.9054317	;
76.6614853	29.4060653	;
75.0403	14.1670402	;
78.7378068	23.838805	;
77.5510172	29.967079	;
85.9715393	21.7150997	;
86.601389	25.870556	;
86.3022953	20.7545837	;
87.6186379	24.9801917	;
86.5381738	21.2989945	;
82.4847517	27.3838944	;
75.9758	30.8448	;
83.2254204	25.5408003	;
74.9281842	23.4577763	;
87.666667	23.95	;
76.2729839	23.4272938	;
75.7865653	12.9441511	;
85.8138024	19.9463746	;
85.612648	19.7888877	;
74.3140742	20.9926045	;
81.45	26.03	;
83.2050863	18.5163848	;
77.0113048	29.2405629	;
76.19	30.16	;
76.1957618	30.1554341	;
85.7810263	25.8629679	;
75.1107527	32.5530092	;
83.9811665	21.4668716	;
78.57	28.59	;
76.7711626	28.7775769	;
76.1910284	30.8356679	;
79.4394459	27.53634	;
88.0039972	25.2734916	;
76.07	22.18	;
79.9555447	27.2901003	;
80.5179068	27.0728513	;
74.2079648	19.5771387	;
74.8419405	30.0855734	;
74.567	16.867	;
75.1953934	17.4340512	;
75.8420716	30.2457963	;
74.4818698	16.2547766	;
76.3225553	31.3562387	;
76.3225553	31.3562387	;
75.8260438	22.9736761	;
85.9278993	22.7023346	;
76.472256	23.5664503	;
85.0869739	20.0409965	;
80.7931336	15.88899	;
77.62	29.15	;
75.2352171	29.6949451	;
83.9095726	22.0522916	;
84.0314295	24.949036	;
76.6239423	9.0364612	;
76.625281	9.043381	;
74.2032581	20.598224	;
74.00092	17.69139	;
78.7957856	21.6519825	;
75.3237262	21.8656778	;
83.2142269	26.758544	;
80.128901	23.1168513	;
77.0850781	23.205012	;
78.1051246	22.6921762	;
75.0942651	21.6818986	;
79.5434841	22.0868691	;
78.0338078	27.439091	;
78.207593	17.1063395	;
76.8683714	30.1672152	;
79.9447096	27.6441382	;
77.7137306	29.4685664	;
73.33	19.45	;
76.8431564	16.6956754	;
78.751	28.068	;
77.2674795	28.6888393	;
82.9541887	24.7018356	;
79.9122455	27.883744	;
73.4814918	31.5757477	;
77.55	29.35	;
80.7048084	23.1844289	;
77.033945	30.4464827	;
76.2729839	23.4272938	;
75.6352989	24.1883179	;
75.6352989	24.1883179	;
77.310278	29.448056	;
76.3449152	22.8350333	;
78.7378068	23.8388050	;
77.9500000	17.6167000	;
76.6575	25.490556	;
76.7005056	25.6711824	;
88.3215014	22.7690032	;
75.35	14.27	;
78.5881674	27.1061756	;
77.1734033	31.1048145	;
77.7764224	31.4914981	;
75.568101	13.9299299	;
74.8797127	21.3495981	;
77.65	25.43	;
74.8360918	33.7170033	;
74.6981267	18.6175439	;
74.660339	19.619548	;
76.72	23.4	;
77.4192758	23.339555	;
74.8899841	14.3410006	;
78.9698314	14.4667556	;
72.3668366	23.9196207	;
78.5127921	17.4910604	;
77.694154	28.449525	;
77.6965573	28.452818	;
78.378274	27.6864088	;
77.7122996	28.7916012	;
94.724003	27.5952937	;
88.4268741	26.7083818	;
75.6521332	20.3110023	;
84.5	22.61	;
76.23	16.92	;
76.7560495	15.7702099	;
79.2986668	25.8311339	;
86.7957044	25.9834314	;
74	19.85	;
76.3810922	30.6159636	;
77.7	24.1	;
75.0177029	29.5335931	;
82.0924577	25.2585031	;
78.6893782	27.0552636	;
85.4942667	26.590179	;
80.666356	27.5839037	;
79.7	28.93	;
94.63	26.98	;
76.3539381	29.8883559	;
84.3566593	26.2196205	;
75.6120795	28.9084317	;
78.060737	28.626871	;
78.0609138	28.6279101	;
69.3554783	22.833334	;
82.9596879	27.4025296	;
83.3989686	21.3027537	;
77.0635117	28.2486993	;
77.0967357	30.9044857	;
76.9423132	31.0001418	;
76.7047904	31.0445587	;
75.9063906	17.6599188	;
77.091281	28.9287735	;
76.9124465	28.8744896	;
76.3469014	22.9729348	;
75.4797	31.6894	;
83.8967813	18.2969747	;
75.25	13.42	;
78.212222	13.337778	;
89.9025413	26.433372	;
76.6931273	12.4215561	;
82.0727061	26.2647757	;
75.198498	31.213178	;
82.0727061	26.2647757	;
77.5003091	30.0707967	;
75.389167	12.558056	;
75.8137192	30.1251635	;
72.8310607	21.1702401	;
76.1001009	23.9428099	;
75.6528116	24.0697172	;
78.1690174	26.2070397	;
81.521241	16.8138415	;
85.216816	20.9501027	;
72.0327247	21.3514348	;
74.9333	30.85	;
75.082778	29.983611	;
84.227665	26.724512	;
84.22949	26.7239164	;
87.916667	22.3	;
80.1065646	29.0722375	;
82.65	26.55	;
78.942	28.974	;
75.6377148	31.6725491	;
75.368889	30.298056	;
75.3695818	30.3032082	;
76.042092	23.3374767	;
74.9205	31.4491	;
74.9267229	31.4616728	;
75.815859	13.7086667	;
76.9239727	29.7996282	;
76.9512041	28.2119674	;
91.8757422	27.5780678	;
76.4481	9.785	;
75.922778	11.413889	;
77.4167876	29.5874759	;
74.5785485	23.0067768	;
76.8197522	29.9696148	;
76.8201976	29.9596274	;
75.2449892	13.6894963	;
75.9272401	11.0353649	;
76.9366376	8.5241391	;
76.7221082	9.8929802	;
93.99929	24.6449243	;
76.338673	9.952767	;
76.2144349	10.5276416	;
84.3673483	19.7986223	;
80.9684566	26.8761563	;
84.6034271	21.5461978	;
79.7384346	27.963417	;
77.2261452	22.3692296	;
95.346775	27.4921909	;
79.4191795	13.6287557	;
75.2201933	14.1271868	;
75.9	29.7	;
76.6606732	29.8471093	;
75.78	26.17	;
75.91225	28.866399	;
76.9366376	8.5241391	;
76.0710681	18.010037	;
82.4156829	27.5246311	;
78.8520770	18.1019043	;
77.6500000	25.4300000	;
77.1	13.34	;
78.2390706	27.2135222	;
90.2032141	25.5140712	;
83.4830247	20.5036747	;
78.5121286	23.0774041	;
73.68	24.58	;
86.57	21.57	;
75.1429652	32.9140588	;
74.746596	13.3371151	;
79.0051685	28.0003235	;
75.7849097	23.1793013	;
75.7849097	23.1793013	;
75.8825337	29.5004295	;
75.8847141	29.5036362	;
73.1644628	19.2215115	;
88.1000377	22.4744363	;
79.291667	11.690556	;
76.2707745	31.468445	;
71.03	20.82	;
81.4237776	16.8229562	;
75.5582376	23.3380745	;
80.4878195	26.5393449	;
81.1764724	25.519804	;
82.42	27.32	;
80.2819579	26.4894255	;
76.854799	10.7824527	;
76.249444	10.659444	;
76.482335	10.5927998	;
74.314019	16.8375316	;
74.0123851	22.5064617	;
73.1812187	22.3071588	;
73.2423926	22.3200333	;
74.4510972	17.593548	;
78.6267518	20.0848733	;
74.7284812	19.9256818	;
70.9530477	22.6213691	;
76.8980371	8.7200343	;
77.0862926	9.5693449	;
73.3640381	20.7579323	;
82.9739144	25.3176452	;
82.9739144	25.3176452	;
80.049444	21.764722	;
72.8397317	19.3919275	;
72.9989925	19.0770644	;
75.7967371	11.3044796	;
76.8259652	34.1490875	;
77.82	23.53	;
72.75	23.57	;
83.3955506	18.1066576	;
80.6480153	16.5061743	;
77.9765904	17.4356318	;
77.774	30.468	;
78.8853235	26.8714776	;
83.8446502	26.1258356	;
72.0527421	23.1236377	;
70.7522299	21.3410369	;
79.8	28.3	;
79.804459	28.2937839	;
70.7522299	21.3410369	;
80.9964806	27.4937578	;
74.5357127	17.2751726	;
76.249444	10.659444	;
82.93146	27.1751518	;
78.6021946	20.745319	;
73.005502	19.073759	;
79.05	28.22	;
94.2589738	26.0910351	;
77.2673901	30.1290485	;
74.489	20.042	;
83.7491298	25.6269953	;
77.5961195	18.0828095	;
76.5761714	33.778175	;
76.8259652	34.1490875	;
74.99	30.97	;
94.5237707	26.0092831	;
78.4794568	13.0011676	;
72.7500000	23.5700000	;
81.5245736	24.5831049	;
73.8771901	29.9038399	;
76.2729839	23.4272938	;
76.6643728	23.1209453	;
77.9500000	17.6167000	;
78.4297660	18.1166090	;
78.4297660	18.1166090	;
83.6015808	26.9682707	;
77.8567380	9.1748871	;
78.0940867	18.6725047	;
78.0940867	18.6725047	;
78.0000000	26.5000000	;
72.6165690	22.9991066	;
78.0081221	16.7375089	;
78.5522296	17.3457176	;
77.1094597	31.9578510	;
77.7169224	16.9877611	;
77.7169224	16.9877611	;
78.4906395	16.6684995	;
81.8825279	18.3435863	;
78.0666670	17.8333330	;
78.4866710	17.3850440	;
78.4866710	17.3850440	;
78.4308225	17.4562645	;
78.6654033	18.1765344	;
72.1906721	24.2585031	;
78.4739756	17.4640632	;
78.4739756	17.4640632	;
77.9000000	18.6700000	;
77.8124255	29.9410958	;
85.1510818	20.8444033	;	
];

fName = '/home/kapil/Desktop/matlabOutput.txt';         %# A file name
fid = fopen(fName,'w');            %# Open the file

for i = 1:size(Y,1)
    ZX=Y(i,1);
    ZY=Y(i,2);
    plot(ZX,ZY, '*r');
    text(ZX,ZY, 'P', 'FontWeight', 'bold', ...
     'HorizontalAlignment','center', ...
     'BackgroundColor', 'none');
    % Find out in which polygon it resides
    % total 72 regions
    for j = 1:size(X,1)
        % check whether it lies in j'th region
        regionCoords = V(R{j},:);
        XPoly = cell(1,size(regionCoords,1));
        YPoly = cell(1,size(regionCoords,1));
        
        XPoly = regionCoords(:,1);
        YPoly = regionCoords(:,2);
        
%         for k = 1:size(regionCoord,1)
%             XPoly{k} = regionCoords(k,1)
%             YPoly{k} = regionCoords(k,2)
%         end
        
        % Got the x cords and Y coords of the polygon, now call inpoly
        [in,on] = inpolygon(ZX,ZY,XPoly,YPoly);
        if in==1
            if fid ~= -1
              fprintf(fid,'%10.7f,%10.7f,%d\r\n',ZX,ZY,j);       %# Print the string
              if(j==73)
                  sprintf('%s','Checkgfl for 44');
              end
            end
            break
        end
    end
end

fclose(fid);                     %# Close the file

hold off;
